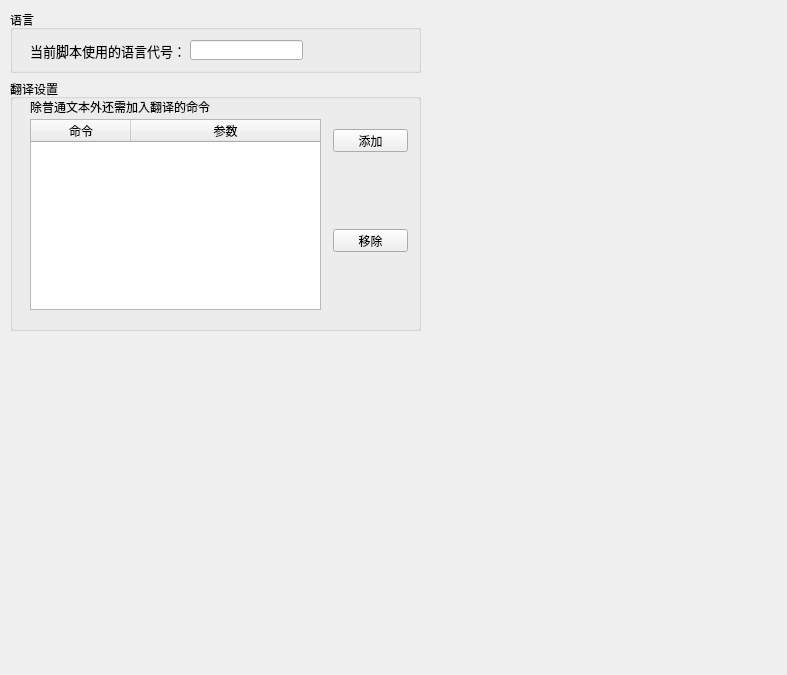
<?xml version="1.0" encoding="UTF-8"?>
<ui version="4.0">
 <class>CLangEdit</class>
 <widget class="QWidget" name="CLangEdit">
  <property name="geometry">
   <rect>
    <x>0</x>
    <y>0</y>
    <width>787</width>
    <height>675</height>
   </rect>
  </property>
  <property name="windowTitle">
   <string>Form</string>
  </property>
  <widget class="QWidget" name="verticalLayoutWidget">
   <property name="geometry">
    <rect>
     <x>10</x>
     <y>10</y>
     <width>411</width>
     <height>321</height>
    </rect>
   </property>
   <layout class="QVBoxLayout" name="verticalLayout" stretch="1,4">
    <item>
     <widget class="QGroupBox" name="langGroup">
      <property name="sizePolicy">
       <sizepolicy hsizetype="Preferred" vsizetype="Preferred">
        <horstretch>0</horstretch>
        <verstretch>0</verstretch>
       </sizepolicy>
      </property>
      <property name="title">
       <string>语言</string>
      </property>
      <widget class="QLabel" name="label">
       <property name="geometry">
        <rect>
         <x>20</x>
         <y>30</y>
         <width>161</width>
         <height>21</height>
        </rect>
       </property>
       <property name="sizePolicy">
        <sizepolicy hsizetype="Fixed" vsizetype="Preferred">
         <horstretch>0</horstretch>
         <verstretch>0</verstretch>
        </sizepolicy>
       </property>
       <property name="font">
        <font>
         <pointsize>10</pointsize>
        </font>
       </property>
       <property name="text">
        <string>当前脚本使用的语言代号：</string>
       </property>
      </widget>
      <widget class="QLineEdit" name="lineEdit">
       <property name="geometry">
        <rect>
         <x>180</x>
         <y>30</y>
         <width>113</width>
         <height>20</height>
        </rect>
       </property>
      </widget>
     </widget>
    </item>
    <item>
     <widget class="QGroupBox" name="transGroup">
      <property name="title">
       <string>翻译设置</string>
      </property>
      <widget class="QLabel" name="label_2">
       <property name="geometry">
        <rect>
         <x>20</x>
         <y>20</y>
         <width>201</width>
         <height>16</height>
        </rect>
       </property>
       <property name="text">
        <string>除普通文本外还需加入翻译的命令</string>
       </property>
      </widget>
      <widget class="QTableWidget" name="tableWidget">
       <property name="geometry">
        <rect>
         <x>20</x>
         <y>40</y>
         <width>291</width>
         <height>191</height>
        </rect>
       </property>
       <property name="lineWidth">
        <number>1</number>
       </property>
       <property name="showGrid">
        <bool>true</bool>
       </property>
       <property name="cornerButtonEnabled">
        <bool>false</bool>
       </property>
       <attribute name="horizontalHeaderStretchLastSection">
        <bool>true</bool>
       </attribute>
       <column>
        <property name="text">
         <string>命令</string>
        </property>
       </column>
       <column>
        <property name="text">
         <string>参数</string>
        </property>
       </column>
      </widget>
      <widget class="QPushButton" name="addButton">
       <property name="geometry">
        <rect>
         <x>323</x>
         <y>50</y>
         <width>75</width>
         <height>23</height>
        </rect>
       </property>
       <property name="text">
        <string>添加</string>
       </property>
      </widget>
      <widget class="QPushButton" name="removeButton">
       <property name="geometry">
        <rect>
         <x>323</x>
         <y>150</y>
         <width>75</width>
         <height>23</height>
        </rect>
       </property>
       <property name="text">
        <string>移除</string>
       </property>
      </widget>
     </widget>
    </item>
   </layout>
  </widget>
 </widget>
 <resources/>
 <connections/>
</ui>
